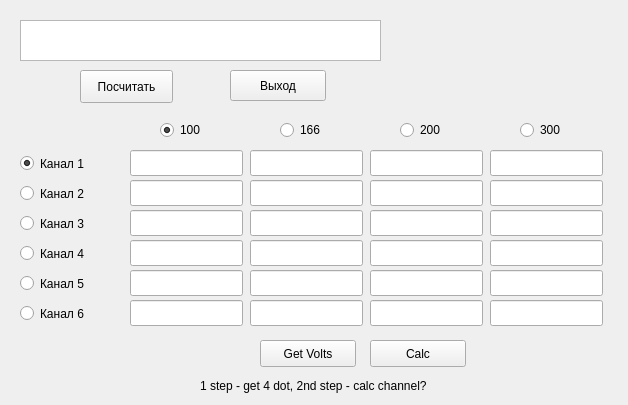
<?xml version="1.0" encoding="UTF-8"?>
<ui version="4.0">
 <class>Calibrator</class>
 <widget class="QMainWindow" name="Calibrator">
  <property name="geometry">
   <rect>
    <x>0</x>
    <y>0</y>
    <width>628</width>
    <height>405</height>
   </rect>
  </property>
  <property name="windowTitle">
   <string>Form1</string>
  </property>
  <widget class="QWidget" name="centralwidget">
   <widget class="QPushButton" name="pushButton">
    <property name="geometry">
     <rect>
      <x>80</x>
      <y>70</y>
      <width>93</width>
      <height>33</height>
     </rect>
    </property>
    <property name="text">
     <string>Посчитать</string>
    </property>
   </widget>
   <widget class="QTextEdit" name="textEdit">
    <property name="geometry">
     <rect>
      <x>20</x>
      <y>20</y>
      <width>361</width>
      <height>41</height>
     </rect>
    </property>
    <property name="accessibleDescription">
     <string notr="true"/>
    </property>
    <property name="styleSheet">
     <string notr="true">text-align:center;</string>
    </property>
    <property name="frameShape">
     <enum>QFrame::StyledPanel</enum>
    </property>
    <property name="frameShadow">
     <enum>QFrame::Sunken</enum>
    </property>
    <property name="html">
     <string notr="true">&lt;!DOCTYPE HTML PUBLIC &quot;-//W3C//DTD HTML 4.0//EN&quot; &quot;http://www.w3.org/TR/REC-html40/strict.dtd&quot;&gt;
&lt;html&gt;&lt;head&gt;&lt;meta name=&quot;qrichtext&quot; content=&quot;1&quot; /&gt;&lt;style type=&quot;text/css&quot;&gt;
p, li { white-space: pre-wrap; }
&lt;/style&gt;&lt;/head&gt;&lt;body style=&quot; font-family:'HelveticaNeueCyr'; font-size:11pt; font-weight:400; font-style:normal;&quot;&gt;
&lt;p align=&quot;center&quot; style=&quot;-qt-paragraph-type:empty; margin-top:0px; margin-bottom:0px; margin-left:0px; margin-right:0px; -qt-block-indent:0; text-indent:0px;&quot;&gt;&lt;br /&gt;&lt;/p&gt;&lt;/body&gt;&lt;/html&gt;</string>
    </property>
   </widget>
   <widget class="QPushButton" name="Exit">
    <property name="geometry">
     <rect>
      <x>230</x>
      <y>70</y>
      <width>96</width>
      <height>31</height>
     </rect>
    </property>
    <property name="text">
     <string>Выход</string>
    </property>
   </widget>
   <widget class="QRadioButton" name="pBtn_Channel_1">
    <property name="geometry">
     <rect>
      <x>20</x>
      <y>150</y>
      <width>96</width>
      <height>27</height>
     </rect>
    </property>
    <property name="focusPolicy">
     <enum>Qt::NoFocus</enum>
    </property>
    <property name="contextMenuPolicy">
     <enum>Qt::NoContextMenu</enum>
    </property>
    <property name="toolTip">
     <string notr="true"/>
    </property>
    <property name="statusTip">
     <string notr="true"/>
    </property>
    <property name="whatsThis">
     <string notr="true"/>
    </property>
    <property name="accessibleName">
     <string notr="true"/>
    </property>
    <property name="accessibleDescription">
     <string notr="true"/>
    </property>
    <property name="text">
     <string notr="true">Канал 1</string>
    </property>
    <property name="shortcut">
     <string notr="true"/>
    </property>
    <property name="checked">
     <bool>true</bool>
    </property>
    <property name="autoExclusive">
     <bool>false</bool>
    </property>
    <attribute name="buttonGroup">
     <string notr="true">GroupChannel</string>
    </attribute>
   </widget>
   <widget class="QRadioButton" name="pBtn_Channel_2">
    <property name="geometry">
     <rect>
      <x>20</x>
      <y>180</y>
      <width>96</width>
      <height>27</height>
     </rect>
    </property>
    <property name="focusPolicy">
     <enum>Qt::NoFocus</enum>
    </property>
    <property name="contextMenuPolicy">
     <enum>Qt::NoContextMenu</enum>
    </property>
    <property name="toolTip">
     <string notr="true"/>
    </property>
    <property name="statusTip">
     <string notr="true"/>
    </property>
    <property name="whatsThis">
     <string notr="true"/>
    </property>
    <property name="accessibleName">
     <string notr="true"/>
    </property>
    <property name="accessibleDescription">
     <string notr="true"/>
    </property>
    <property name="text">
     <string notr="true">Канал 2</string>
    </property>
    <property name="shortcut">
     <string notr="true"/>
    </property>
    <property name="autoExclusive">
     <bool>false</bool>
    </property>
    <attribute name="buttonGroup">
     <string notr="true">GroupChannel</string>
    </attribute>
   </widget>
   <widget class="QRadioButton" name="pBtn_Channel_3">
    <property name="geometry">
     <rect>
      <x>20</x>
      <y>210</y>
      <width>96</width>
      <height>27</height>
     </rect>
    </property>
    <property name="focusPolicy">
     <enum>Qt::NoFocus</enum>
    </property>
    <property name="contextMenuPolicy">
     <enum>Qt::NoContextMenu</enum>
    </property>
    <property name="toolTip">
     <string notr="true"/>
    </property>
    <property name="statusTip">
     <string notr="true"/>
    </property>
    <property name="whatsThis">
     <string notr="true"/>
    </property>
    <property name="accessibleName">
     <string notr="true"/>
    </property>
    <property name="accessibleDescription">
     <string notr="true"/>
    </property>
    <property name="text">
     <string notr="true">Канал 3</string>
    </property>
    <property name="shortcut">
     <string notr="true"/>
    </property>
    <property name="autoExclusive">
     <bool>false</bool>
    </property>
    <attribute name="buttonGroup">
     <string notr="true">GroupChannel</string>
    </attribute>
   </widget>
   <widget class="QRadioButton" name="pBtn_Channel_4">
    <property name="geometry">
     <rect>
      <x>20</x>
      <y>240</y>
      <width>96</width>
      <height>27</height>
     </rect>
    </property>
    <property name="focusPolicy">
     <enum>Qt::NoFocus</enum>
    </property>
    <property name="contextMenuPolicy">
     <enum>Qt::NoContextMenu</enum>
    </property>
    <property name="toolTip">
     <string notr="true"/>
    </property>
    <property name="statusTip">
     <string notr="true"/>
    </property>
    <property name="whatsThis">
     <string notr="true"/>
    </property>
    <property name="accessibleName">
     <string notr="true"/>
    </property>
    <property name="accessibleDescription">
     <string notr="true"/>
    </property>
    <property name="text">
     <string notr="true">Канал 4</string>
    </property>
    <property name="shortcut">
     <string notr="true"/>
    </property>
    <property name="autoExclusive">
     <bool>false</bool>
    </property>
    <attribute name="buttonGroup">
     <string notr="true">GroupChannel</string>
    </attribute>
   </widget>
   <widget class="QRadioButton" name="pBtn_Channel_5">
    <property name="geometry">
     <rect>
      <x>20</x>
      <y>270</y>
      <width>96</width>
      <height>27</height>
     </rect>
    </property>
    <property name="focusPolicy">
     <enum>Qt::NoFocus</enum>
    </property>
    <property name="contextMenuPolicy">
     <enum>Qt::NoContextMenu</enum>
    </property>
    <property name="toolTip">
     <string notr="true"/>
    </property>
    <property name="statusTip">
     <string notr="true"/>
    </property>
    <property name="whatsThis">
     <string notr="true"/>
    </property>
    <property name="accessibleName">
     <string notr="true"/>
    </property>
    <property name="accessibleDescription">
     <string notr="true"/>
    </property>
    <property name="text">
     <string notr="true">Канал 5</string>
    </property>
    <property name="shortcut">
     <string notr="true"/>
    </property>
    <property name="autoExclusive">
     <bool>false</bool>
    </property>
    <attribute name="buttonGroup">
     <string notr="true">GroupChannel</string>
    </attribute>
   </widget>
   <widget class="QRadioButton" name="pBtn_Channel_6">
    <property name="geometry">
     <rect>
      <x>20</x>
      <y>300</y>
      <width>96</width>
      <height>27</height>
     </rect>
    </property>
    <property name="focusPolicy">
     <enum>Qt::NoFocus</enum>
    </property>
    <property name="contextMenuPolicy">
     <enum>Qt::NoContextMenu</enum>
    </property>
    <property name="toolTip">
     <string notr="true"/>
    </property>
    <property name="statusTip">
     <string notr="true"/>
    </property>
    <property name="whatsThis">
     <string notr="true"/>
    </property>
    <property name="accessibleName">
     <string notr="true"/>
    </property>
    <property name="accessibleDescription">
     <string notr="true"/>
    </property>
    <property name="text">
     <string notr="true">Канал 6</string>
    </property>
    <property name="shortcut">
     <string notr="true"/>
    </property>
    <property name="autoExclusive">
     <bool>false</bool>
    </property>
    <attribute name="buttonGroup">
     <string notr="true">GroupChannel</string>
    </attribute>
   </widget>
   <widget class="QLineEdit" name="lineEdit_1">
    <property name="geometry">
     <rect>
      <x>130</x>
      <y>150</y>
      <width>113</width>
      <height>26</height>
     </rect>
    </property>
   </widget>
   <widget class="QLineEdit" name="lineEdit_2">
    <property name="geometry">
     <rect>
      <x>250</x>
      <y>150</y>
      <width>113</width>
      <height>26</height>
     </rect>
    </property>
   </widget>
   <widget class="QLineEdit" name="lineEdit_3">
    <property name="geometry">
     <rect>
      <x>370</x>
      <y>150</y>
      <width>113</width>
      <height>26</height>
     </rect>
    </property>
   </widget>
   <widget class="QLineEdit" name="lineEdit_4">
    <property name="geometry">
     <rect>
      <x>490</x>
      <y>150</y>
      <width>113</width>
      <height>26</height>
     </rect>
    </property>
   </widget>
   <widget class="QLineEdit" name="lineEdit_5">
    <property name="geometry">
     <rect>
      <x>130</x>
      <y>180</y>
      <width>113</width>
      <height>26</height>
     </rect>
    </property>
   </widget>
   <widget class="QLineEdit" name="lineEdit_6">
    <property name="geometry">
     <rect>
      <x>250</x>
      <y>180</y>
      <width>113</width>
      <height>26</height>
     </rect>
    </property>
   </widget>
   <widget class="QLineEdit" name="lineEdit_7">
    <property name="geometry">
     <rect>
      <x>370</x>
      <y>180</y>
      <width>113</width>
      <height>26</height>
     </rect>
    </property>
   </widget>
   <widget class="QLineEdit" name="lineEdit_8">
    <property name="geometry">
     <rect>
      <x>490</x>
      <y>180</y>
      <width>113</width>
      <height>26</height>
     </rect>
    </property>
   </widget>
   <widget class="QLineEdit" name="lineEdit_9">
    <property name="geometry">
     <rect>
      <x>130</x>
      <y>210</y>
      <width>113</width>
      <height>26</height>
     </rect>
    </property>
   </widget>
   <widget class="QLineEdit" name="lineEdit_10">
    <property name="geometry">
     <rect>
      <x>250</x>
      <y>210</y>
      <width>113</width>
      <height>26</height>
     </rect>
    </property>
   </widget>
   <widget class="QLineEdit" name="lineEdit_11">
    <property name="geometry">
     <rect>
      <x>370</x>
      <y>210</y>
      <width>113</width>
      <height>26</height>
     </rect>
    </property>
   </widget>
   <widget class="QLineEdit" name="lineEdit_12">
    <property name="geometry">
     <rect>
      <x>490</x>
      <y>210</y>
      <width>113</width>
      <height>26</height>
     </rect>
    </property>
   </widget>
   <widget class="QLineEdit" name="lineEdit_13">
    <property name="geometry">
     <rect>
      <x>130</x>
      <y>240</y>
      <width>113</width>
      <height>26</height>
     </rect>
    </property>
   </widget>
   <widget class="QLineEdit" name="lineEdit_14">
    <property name="geometry">
     <rect>
      <x>250</x>
      <y>240</y>
      <width>113</width>
      <height>26</height>
     </rect>
    </property>
   </widget>
   <widget class="QLineEdit" name="lineEdit_15">
    <property name="geometry">
     <rect>
      <x>370</x>
      <y>240</y>
      <width>113</width>
      <height>26</height>
     </rect>
    </property>
   </widget>
   <widget class="QLineEdit" name="lineEdit_16">
    <property name="geometry">
     <rect>
      <x>490</x>
      <y>240</y>
      <width>113</width>
      <height>26</height>
     </rect>
    </property>
   </widget>
   <widget class="QLineEdit" name="lineEdit_17">
    <property name="geometry">
     <rect>
      <x>130</x>
      <y>270</y>
      <width>113</width>
      <height>26</height>
     </rect>
    </property>
   </widget>
   <widget class="QLineEdit" name="lineEdit_18">
    <property name="geometry">
     <rect>
      <x>250</x>
      <y>270</y>
      <width>113</width>
      <height>26</height>
     </rect>
    </property>
   </widget>
   <widget class="QLineEdit" name="lineEdit_19">
    <property name="geometry">
     <rect>
      <x>370</x>
      <y>270</y>
      <width>113</width>
      <height>26</height>
     </rect>
    </property>
   </widget>
   <widget class="QLineEdit" name="lineEdit_20">
    <property name="geometry">
     <rect>
      <x>490</x>
      <y>270</y>
      <width>113</width>
      <height>26</height>
     </rect>
    </property>
   </widget>
   <widget class="QLineEdit" name="lineEdit_21">
    <property name="geometry">
     <rect>
      <x>130</x>
      <y>300</y>
      <width>113</width>
      <height>26</height>
     </rect>
    </property>
   </widget>
   <widget class="QLineEdit" name="lineEdit_22">
    <property name="geometry">
     <rect>
      <x>250</x>
      <y>300</y>
      <width>113</width>
      <height>26</height>
     </rect>
    </property>
   </widget>
   <widget class="QLineEdit" name="lineEdit_23">
    <property name="geometry">
     <rect>
      <x>370</x>
      <y>300</y>
      <width>113</width>
      <height>26</height>
     </rect>
    </property>
   </widget>
   <widget class="QLineEdit" name="lineEdit_24">
    <property name="geometry">
     <rect>
      <x>490</x>
      <y>300</y>
      <width>113</width>
      <height>26</height>
     </rect>
    </property>
   </widget>
   <widget class="QRadioButton" name="R100">
    <property name="geometry">
     <rect>
      <x>160</x>
      <y>120</y>
      <width>51</width>
      <height>20</height>
     </rect>
    </property>
    <property name="focusPolicy">
     <enum>Qt::NoFocus</enum>
    </property>
    <property name="contextMenuPolicy">
     <enum>Qt::NoContextMenu</enum>
    </property>
    <property name="text">
     <string>100</string>
    </property>
    <property name="checked">
     <bool>true</bool>
    </property>
    <attribute name="buttonGroup">
     <string notr="true">GroupResistance</string>
    </attribute>
   </widget>
   <widget class="QRadioButton" name="R166">
    <property name="geometry">
     <rect>
      <x>280</x>
      <y>120</y>
      <width>51</width>
      <height>20</height>
     </rect>
    </property>
    <property name="focusPolicy">
     <enum>Qt::NoFocus</enum>
    </property>
    <property name="contextMenuPolicy">
     <enum>Qt::NoContextMenu</enum>
    </property>
    <property name="text">
     <string>166</string>
    </property>
    <attribute name="buttonGroup">
     <string notr="true">GroupResistance</string>
    </attribute>
   </widget>
   <widget class="QRadioButton" name="R200">
    <property name="geometry">
     <rect>
      <x>400</x>
      <y>120</y>
      <width>51</width>
      <height>20</height>
     </rect>
    </property>
    <property name="focusPolicy">
     <enum>Qt::NoFocus</enum>
    </property>
    <property name="contextMenuPolicy">
     <enum>Qt::NoContextMenu</enum>
    </property>
    <property name="text">
     <string>200</string>
    </property>
    <attribute name="buttonGroup">
     <string notr="true">GroupResistance</string>
    </attribute>
   </widget>
   <widget class="QRadioButton" name="R300">
    <property name="geometry">
     <rect>
      <x>520</x>
      <y>120</y>
      <width>51</width>
      <height>20</height>
     </rect>
    </property>
    <property name="focusPolicy">
     <enum>Qt::NoFocus</enum>
    </property>
    <property name="contextMenuPolicy">
     <enum>Qt::NoContextMenu</enum>
    </property>
    <property name="text">
     <string>300</string>
    </property>
    <attribute name="buttonGroup">
     <string notr="true">GroupResistance</string>
    </attribute>
   </widget>
   <widget class="QPushButton" name="pushButton_2">
    <property name="geometry">
     <rect>
      <x>260</x>
      <y>340</y>
      <width>96</width>
      <height>27</height>
     </rect>
    </property>
    <property name="text">
     <string>Get Volts</string>
    </property>
   </widget>
   <widget class="QPushButton" name="pushButton_3">
    <property name="geometry">
     <rect>
      <x>370</x>
      <y>340</y>
      <width>96</width>
      <height>27</height>
     </rect>
    </property>
    <property name="text">
     <string>Calc</string>
    </property>
   </widget>
   <widget class="QLabel" name="label">
    <property name="geometry">
     <rect>
      <x>200</x>
      <y>375</y>
      <width>341</width>
      <height>21</height>
     </rect>
    </property>
    <property name="text">
     <string>1 step - get 4 dot, 2nd step - calc channel?</string>
    </property>
   </widget>
  </widget>
 </widget>
 <resources/>
 <connections/>
 <buttongroups>
  <buttongroup name="GroupChannel">
   <property name="exclusive">
    <bool>true</bool>
   </property>
  </buttongroup>
  <buttongroup name="GroupResistance"/>
 </buttongroups>
</ui>
